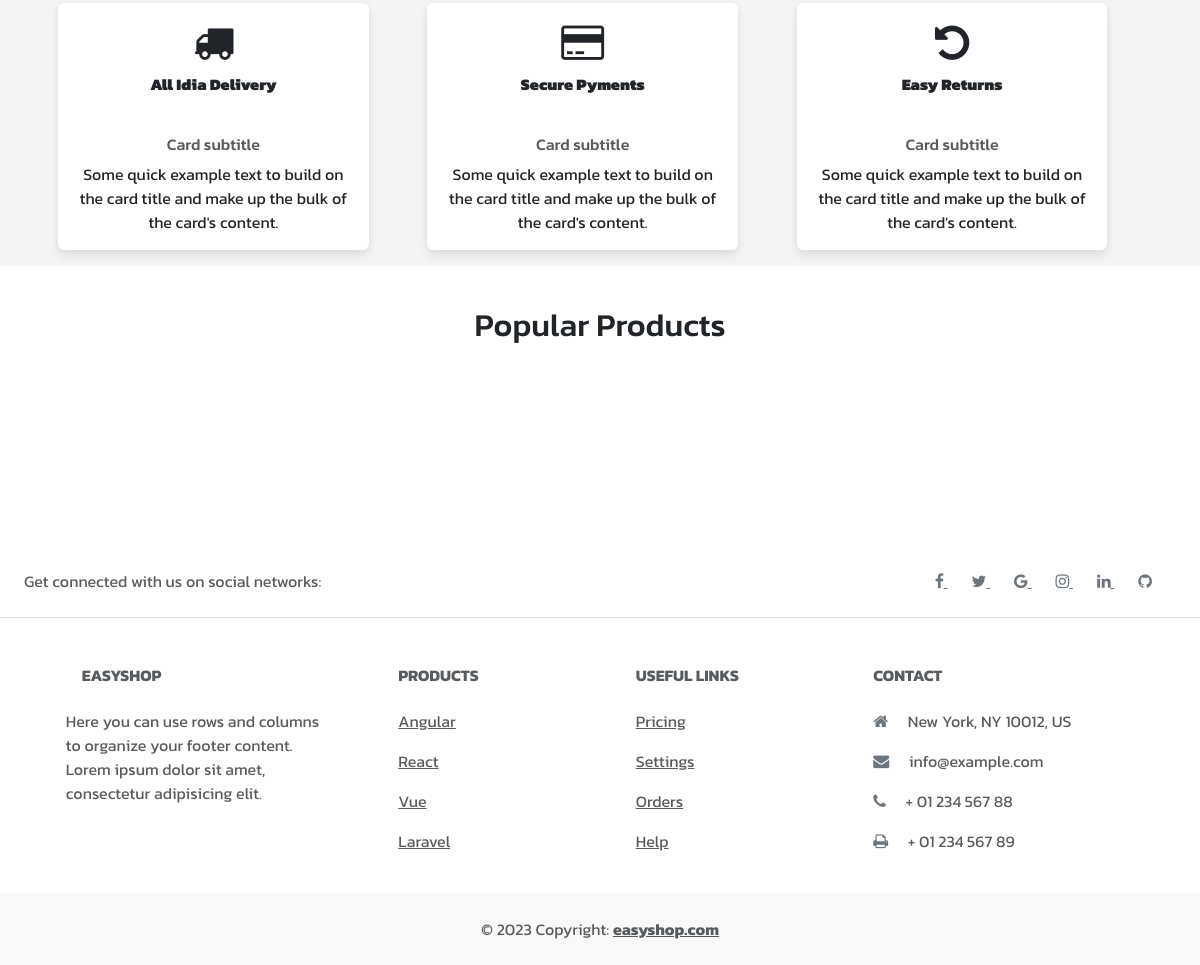
Before: / (lower part) with the older database file.
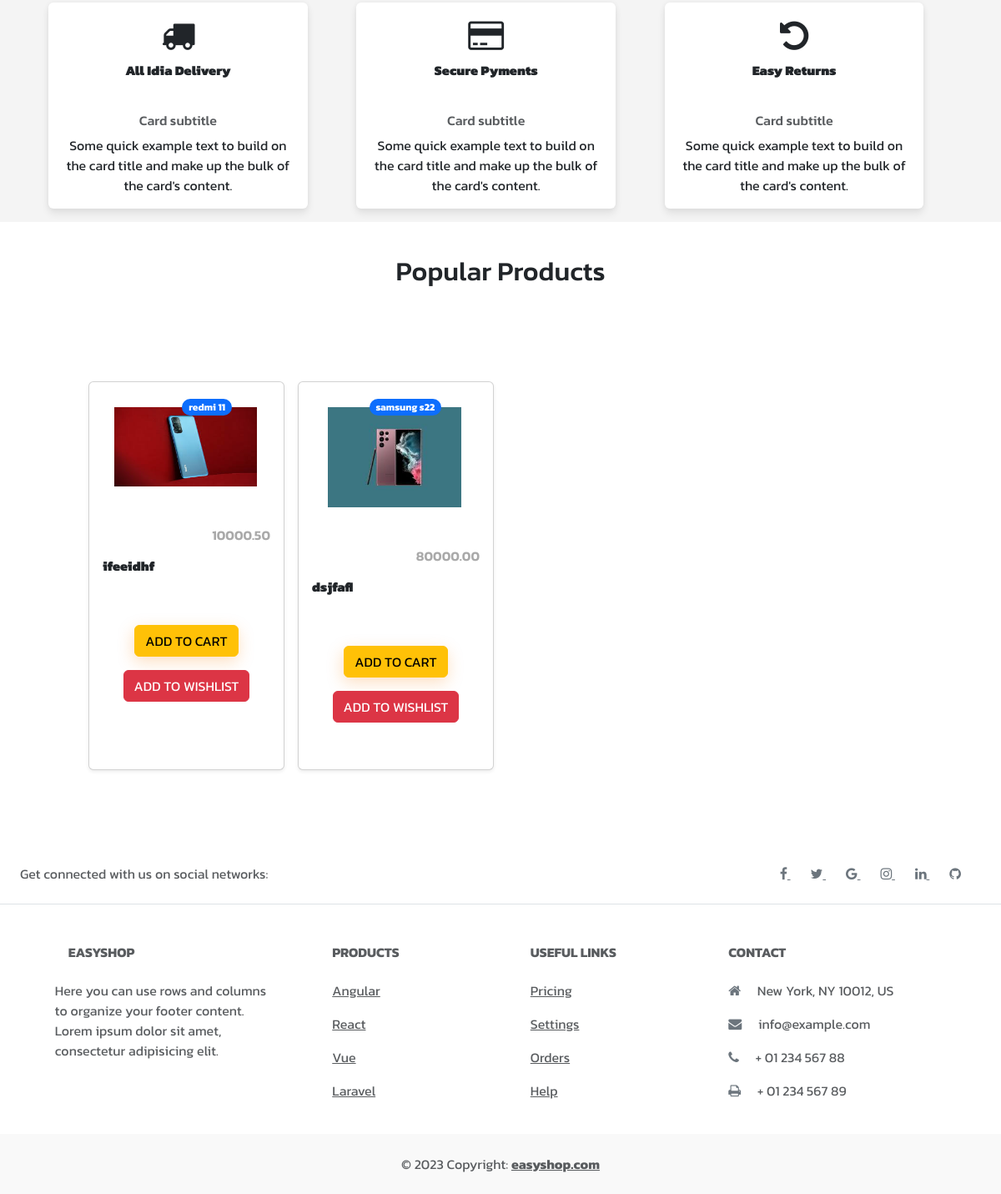
After: the same page with the newer database file.
### ekartapp/models.py (models this page shows, shortened)
class Products(models.Model):
    product_name=models.CharField(max_length=255)
    category=models.CharField(max_length=255)
    price=models.DecimalField(max_digits=10,decimal_places=2)
    description=models.CharField(max_length=255)
    product_image=models.ImageField(null=True,blank=True,upload_to="images/")
    rating=models.IntegerField(default=1)

### ekartapp/views.py (the view)
# urls.py: path('',views.index,name='index'),
def index(request):
    product_data = Products.objects.all()
    return render(request, 'index.html', {'data': product_data})

### ekartapp/templates/index.html (shortened to what the changed rows need)
<!DOCTYPE html>
{% load static %}
<html lang="en">
<head>
  <link rel="stylesheet" href="{% static 'style.css' %}">
  <link href="https://cdn.jsdelivr.net/npm/bootstrap@5.3.0-alpha1/dist/css/bootstrap.min.css" rel="stylesheet"
>
  <link rel="stylesheet" href="https://cdnjs.cloudflare.com/ajax/libs/font-awesome/4.7.0/css/font-awesome.min.css">
</head>
<body>
  <div class="home-main font-family">
    <div class="discription font-family">
      <div class="container">
        <div class="row p-3">
          <div class="col-lg-4 col-md-6  pt-2">
            <div class="card" style="width: 90%;">
              <div class="card-body text-center ">
                <h1><i class="fa fa-truck"></i></h1>
              </div>
            </div>
          </div>
          <div class="col-lg-4 col-md-6  pt-2">
            <div class="card" style="width: 90%;">
              <div class="card-body text-center">
                <h1><i class="fa fa-credit-card"></i></h1>
              </div>
            </div>
          </div>
          <div class="col-lg-4 col-md-6  pt-2">
            <div class="card" style="width:90%;">
              <div class="card-body text-center">
                <h1><i class="fa fa-undo"></i></h1>
              </div>
            </div>
          </div>
        </div>
      </div>
    </div>
    <div class="animated-card">
      <div class="container">
        <h2 class="text-center mt-4 p-3">Popular Products</h2>
        <div class="row p-5">
          <main>
            <div class="container-fluid bg-trasparent my-4 p-3" style="position: relative;">
              <div class="row row-cols-1 row-cols-xs-2 row-cols-sm-2 row-cols-lg-4 g-3">
                {% for product in data %}
                <div class="col">
                  <div class="card h-100 shadow-sm"> <img
                      src="/media/{{product.product_image}}"
                      class=" card-img-top" alt="..." style="width: 99%;">
                    <div class="card-body">
                      <div class="clearfix mb-3"> <span class="float-start badge rounded-pill bg-primary">{{product.product_name}}</span> <span class="float-end price-hp">{{product.price}}</span> </div>
                      <h5 class="card-title">{{product.description}}</h5>
                      <div class="text-center my-4"> <a href="{% url 'add_to_cart' product.id %}" class="btn btn-warning">Add to Cart</a>
                        <a href="" class="btn btn-danger m-3">Add to Wishlist</a>
                      </div>
                    </div>
                  </div>
                </div>
                {% endfor %}
              </div>
            </div>
        </div>
      </div>
    </div>
  </div>
</body>
</html>

Changed rows visible on the page:
added Products: product_image (picture), product_name "redmi 11", price "10000.50", description "ifeeidhf"
added Products: product_image (picture), product_name "samsung s22", price "80000.00", description "dsjfafl"
